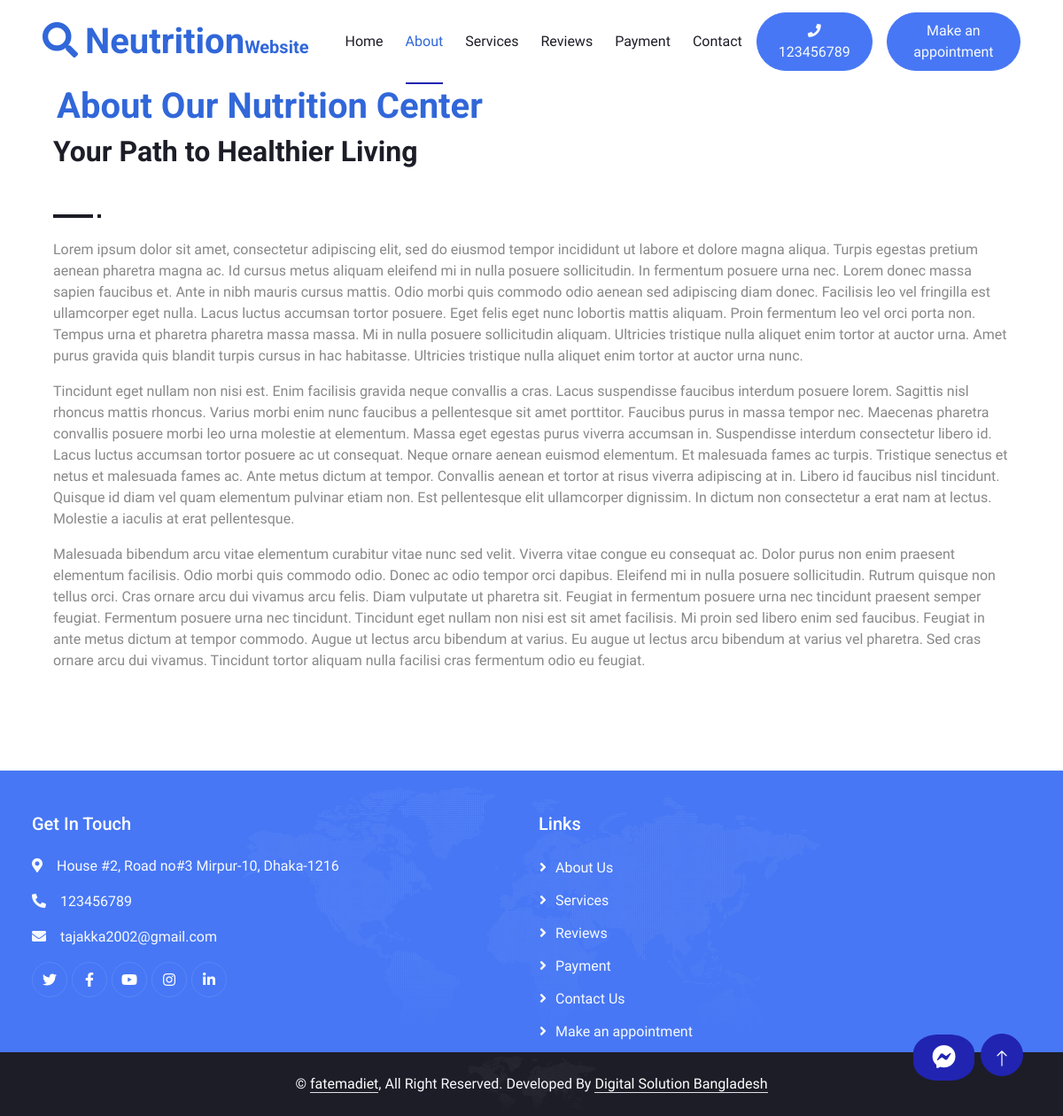
The app's page /about_us_more with its own data.
### home/models.py (models this page shows, shortened)
class SiteDescription(models.Model):
    long_description = models.TextField()
    full_description_First_Pera = models.TextField(null=True)
    full_description_Second_Pera = models.TextField(null=True)
    full_description_Third_Pera = models.TextField(null=True)
    email = models.EmailField(max_length=100)
    phone = models.CharField(max_length=20)
    availabe_times = models.TextField(null=True)
    location = models.TextField(null=True)
    profile_image = models.ImageField(upload_to='profile_images', null=True, blank=True)
    about_us_image = models.ImageField(upload_to='about_us_images', null=True, blank=True)
    First_banner_image = models.ImageField(upload_to='banner_images', null=True, blank=True)
    Second_banner_image = models.ImageField(upload_to='banner_images', null=True, blank=True)
    Third_banner_image = models.ImageField(upload_to='banner_images', null=True, blank=True)
    bkash_phone_No = models.CharField(max_length=20, null=True, blank=True)
    bkash_transaction_id = models.CharField(max_length=50, null=True, blank=True)
    nagad_phone_No = models.CharField(max_length=20, null=True, blank=True)
    nagad_transaction_id = models.CharField(max_length=50, null=True, blank=True)
    rocket_phone_No = models.CharField(max_length=20, null=True, blank=True)
    rocket_transaction_id = models.CharField(max_length=50, null=True, blank=True)

### home/views.py (the view)
# urls.py: path('about_us_more', views.about_us_more, name='about_us_more'),
def about_us_more(request):
    personal_info = SiteDescription.objects.first()  # Assuming there's only one instance
    return render(request, 'description.html', {'personal_info': personal_info, 'active_page': 'about'})

### templates/description.html
{% extends 'base.html' %}
{% load static %}
{% block content %}
<div class="container-fluid py-lg-5">
    <div class="container-fluid px-lg-5">
        <div class="row g-5">
            <div class="col-lg-12 wow fadeInUp" data-wow-delay="0.1s">
                <div class="section-title position-relative mb-4 pb-2 py-lg-5 " >
                    <h1 class="position-relative text-primary ps-1">About Our Nutrition Center</h1>
                    <h2 class="mt-2">Your Path to Healthier Living</h2>
                </div>
                <p>
                    {{ personal_info.full_description_First_Pera}}
                </p>
                <p>
                    {{ personal_info.full_description_Second_Pera}}
                </p>
                <p>
                    {{ personal_info.full_description_Third_Pera}}
                </p>
            </div>
        </div>
    </div>
</div>
{% endblock %}

### templates/base.html (shortened to what this page needs)
{% load static %}
<!DOCTYPE html>
<html lang="en">
<head>
    <link href="https://cdnjs.cloudflare.com/ajax/libs/font-awesome/5.10.0/css/all.min.css" rel="stylesheet">
    <link href="https://cdn.jsdelivr.net/npm/bootstrap-icons@1.4.1/font/bootstrap-icons.css" rel="stylesheet">
    <link href="{% static 'lib/animate/animate.min.css' %}" rel="stylesheet">
    <link href="{% static 'lib/owlcarousel/assets/owl.carousel.min.css' %}" rel="stylesheet">
    <link href="{% static 'lib/lightbox/css/lightbox.min.css' %}" rel="stylesheet">
    <link href="{% static 'css/bootstrap.min.css' %}" rel="stylesheet">
    <link href="{% static 'css/style.css' %}" rel="stylesheet">
</head>
<body style="background-color: white;">
    <div class="container-fluid bg-white p-0">
        <div class="container-fluid position-relative p-0 bg-white">
            <nav class="navbar navbar-expand-lg navbar-light px-4 px-lg-5 py-3 py-lg-0 bg-white">
                <a href="" class="navbar-brand p-0">
                    <h1 class="m-0"><i class="fa fa-search me-2"></i>Neutrition<span class="fs-5">Website</span></h1>
                </a>
                <div class="collapse navbar-collapse" id="navbarCollapse">
                    <div class="navbar-nav ms-auto py-0">
                        <a href="{% url 'home' %}" class="nav-item nav-link {% if active_page == 'home' %}active{% endif %}">Home</a>
                        <a href="{% url 'home' %}#about" class="nav-item nav-link {% if active_page == 'about' %}active{% endif %}">About</a>
                        <a href="{% url 'home' %}#services" class="nav-item nav-link {% if active_page == 'services' %}active{% endif %}">Services</a>
                        <a href="{% url 'home' %}#testimonial" class="nav-item nav-link {% if active_page == 'reviews' %}active{% endif %}">Reviews</a>
                        <a  href="{% url 'home' %}#payment" class="nav-item nav-link {% if active_page == 'payment' %}active{% endif %}">Payment</a>
                        <a href="{% url 'home' %}#contact" class="nav-item nav-link {% if active_page == 'contact' %}active{% endif %}">Contact</a>
                    </div>
                    <a  href="{% url 'home' %}"
                        class="btn btn-secondary text-light rounded-pill py-2 px-4 ms-3"><i class="fa fa-phone"
                            style="font-size:15px"></i> {{ personal_info.phone}}</a>
                    <a href="{% url 'appointment' %}"
                        class="btn btn-secondary text-light rounded-pill py-2 px-4 ms-3">Make an appointment</a>
                </div>
            </nav>
        {% block content %}{% endblock %}
        <div class="container-fluid bg-secondary text-light footer mt-5 pt-5 wow fadeIn" data-wow-delay="0.1s">
            <div class="container-fluid">
                <div class="container-fluid">
                    <div class="row g-3">
                        <div class="col-md-6 col-lg-6">
                            <h5 class="text-white mb-4">Get In Touch</h5>
                            <p><i class="fa fa-map-marker-alt me-3"></i>{{ personal_info.location }}</p>
                            <p><i class="fa fa-phone-alt me-3"></i>{{ personal_info.phone }}</p>
                            <p><i class="fa fa-envelope me-3"></i>{{ personal_info.email }}</p>
                            <div class="d-flex pt-0">
                                <a class="btn btn-outline-light btn-social" href=""><i class="fab fa-twitter"></i></a>
                                <a class="btn btn-outline-light btn-social" href=""><i class="fab fa-facebook-f"></i></a>
                                <a class="btn btn-outline-light btn-social" href=""><i class="fab fa-youtube"></i></a>
                                <a class="btn btn-outline-light btn-social" href=""><i class="fab fa-instagram"></i></a>
                                <a class="btn btn-outline-light btn-social" href=""><i class="fab fa-linkedin-in"></i></a>
                            </div>
                        </div>
                        <div class="col-md-6 col-lg-6">
                            <h5 class="text-white mb-4">Links</h5>
                            <a class="btn btn-link" href="{% url 'home' %}#about">About Us</a>
                            <a class="btn btn-link" href="{% url 'home' %}#services">Services</a>
                            <a class="btn btn-link" href="{% url 'home' %}#testimonial">Reviews</a>
                            <a class="btn btn-link" href="{% url 'payment' %}">Payment</a>
                            <a class="btn btn-link" href="{% url 'home' %}#contact">Contact Us</a>
                            <a class="btn btn-link" href="{% url 'appointment' %}">Make an appointment</a>
                        </div>
                    </div>
                </div>
            </div>
            <div style="position: fixed; bottom: 40px; right: 100px;">
                <a href="https://www.facebook.com/messages/t" class="btn btn-lg btn-primary messenger-btn" style="padding: 10px 20px; border-radius: 40%; transition: transform 0.3s ease-in-out;"><i class='fab fa-facebook-messenger fa-lg'></i></a>
            </div>
            <a href="#" class="btn btn-lg btn-primary btn-lg-square back-to-top pt-2 up-btn" style="transition: transform 0.3s ease-in-out;"><i class="bi bi-arrow-up"></i></a>
        </div>
        <div class="container-fluid bg-dark text-light footer mt-0 py-4 wow fadeIn text-center" data-wow-delay="0.1s" >
            &copy; <a class="border-bottom" style="color: white;" href="#">fatemadiet</a>, All Right Reserved.
                        Developed By <a class="border-bottom" href="https://htmlcodex.com" style="color: white;">Digital Solution Bangladesh</a>
        </div>
</body>
</html>

### static/css/style.css (style rules this page uses)
:root { --primary: #3167d9; --secondary: #2124B1; --light: #F7FAFF; --dark: #1D1D27; }
.back-to-top { position: fixed; display: none; right: 45px; bottom: 45px; z-index: 99; }
h1, h2, h3, .fw-bold { font-weight: 700 !important; }
h4, h5, h6, .fw-medium { font-weight: 500 !important; }
.btn { font-weight: 500; transition: .5s; }
.btn-lg-square { width: 48px; height: 48px; }
.btn-square, .btn-sm-square, .btn-lg-square { padding: 0; display: flex; align-items: center; justify-content: center; font-weight: normal; border-radius: 50px; }
.navbar-light .navbar-nav .nav-link { position: relative; margin-left: 25px; padding: 35px 0; color: var(--dark) !important; outline: none; transition: .5s; }
.navbar-light .navbar-nav .nav-link:hover, .navbar-light .navbar-nav .nav-link.active { color: var(--primary) !important; }
.navbar-light .navbar-brand h1 { color: var(--primary) }
@media (min-width: 992px) { .navbar-light { position: absolute; width: 100%; top: 0; left: 0; border-bottom: 1px solid rgba(256, 256, 256, .1); z-index: 999; } }
@media (min-width: 992px) { .navbar-light .navbar-nav .nav-link::before { position: absolute; content: ""; width: 0; height: 2px; bottom: -1px; left: 50%; background: var(--secondary); transition: .5s; } }
@media (min-width: 992px) { .navbar-light .navbar-nav .nav-link:hover::before, .navbar-light .navbar-nav .nav-link.active::before { width: 100%; left: 0; } }
.section-title::before { position: absolute; content: ""; width: 45px; height: 4px; bottom: 0; left: 0; background: var(--dark); }
.section-title::after { position: absolute; content: ""; width: 4px; height: 4px; bottom: 0; left: 50px; background: var(--dark); }
.footer { width: 100%; background: url(../img/footer.png) center center no-repeat; background-size: contain; }
.footer .btn.btn-social { margin-right: 5px; width: 40px; height: 40px; display: flex; align-items: center; justify-content: center; color: var(--primary); border: 1px solid rgba(256, 256, 256, .1); border-radius: 40px; transition: .3s; }
.footer .btn.btn-link { display: block; margin-bottom: 10px; padding: 0; text-align: left; color: var(--light); font-weight: normal; transition: .3s; }
.footer .btn.btn-link::before { position: relative; content: "\f105"; font-family: "Font Awesome 5 Free"; font-weight: 900; margin-right: 10px; }

### templates/base.html (style rules this page uses)
.btn-social i { color: white; transition: transform 0.3s ease; }

### records on screen
SiteDescription: phone "123456789", full_description_First_Pera "Lorem ipsum dolor sit amet, consectetur adipiscing elit, sed do eiusmod tempor incididunt ut labore et dolore magna aliqua. Turpis egestas pretium aenean pharetra magna ac. Id cursus metus aliquam eleifend mi in nulla posuere sollicitudin. In fermentum posuere urna nec. Lorem donec massa sapien faucibus et. Ante in nibh mauris cursus mattis. Odio morbi quis commodo odio aenean sed adipiscing diam donec. Facilisis leo vel fringilla est ullamcorper eget nulla. Lacus luctus accumsan tortor posuere. Eget felis eget nunc lobortis mattis aliquam. Proin fermentum leo vel orci porta non. Tempus urna et pharetra pharetra massa massa. Mi in nulla posuere sollicitudin aliquam. Ultricies tristique…", full_description_Second_Pera "Tincidunt eget nullam non nisi est. Enim facilisis gravida neque convallis a cras. Lacus suspendisse faucibus interdum posuere lorem. Sagittis nisl rhoncus mattis rhoncus. Varius morbi enim nunc faucibus a pellentesque sit amet porttitor. Faucibus purus in massa tempor nec. Maecenas pharetra convallis posuere morbi leo urna molestie at elementum. Massa eget egestas purus viverra accumsan in. Suspendisse interdum consectetur libero id. Lacus luctus accumsan tortor posuere ac ut consequat. Neque ornare aenean euismod elementum. Et malesuada fames ac turpis. Tristique senectus et netus et malesuada fames ac. Ante metus dictum at tempor. Convallis aenean et tortor at risus viverra adipiscing at…", full_description_Third_Pera "Malesuada bibendum arcu vitae elementum curabitur vitae nunc sed velit. Viverra vitae congue eu consequat ac. Dolor purus non enim praesent elementum facilisis. Odio morbi quis commodo odio. Donec ac odio tempor orci dapibus. Eleifend mi in nulla posuere sollicitudin. Rutrum quisque non tellus orci. Cras ornare arcu dui vivamus arcu felis. Diam vulputate ut pharetra sit. Feugiat in fermentum posuere urna nec tincidunt praesent semper feugiat. Fermentum posuere urna nec tincidunt. Tincidunt eget nullam non nisi est sit amet facilisis. Mi proin sed libero enim sed faucibus. Feugiat in ante metus dictum at tempor commodo. Augue ut lectus arcu bibendum at varius. Eu augue ut lectus arcu…", location "House #2, Road no#3 Mirpur-10, Dhaka-1216", email "tajakka2002@gmail.com"
